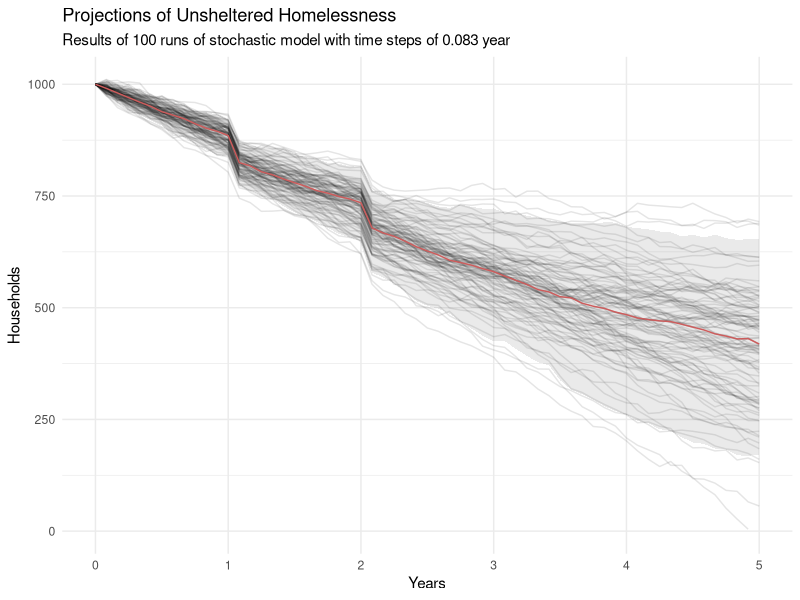

Reproduce this figure in R.
## Simple homeless system model
## Using stochastic differential equations

# Model contains four compartments
# U = unsheltered
# S = temporary shelter (e.g., emergency shelter, transitional housing)
# P = permanent housing (e.g., rapid rehousing, permanent supportive housing)
# O = other housing in the community
# Because S and P have fixed capacities, their inflows/outflows cancel out 
# (except for white noise, which is scaled according to the outflows from S and P).
# As a result, only the dynamics of system inflow and system outflow are modeled,
# with system outflow being proportional to the conditions of U, S, and P.
# White noise is added to these dynamics, scaled according to their flows.

# Model makes simplified assumptions about adding permanent housing units:
# - Lease up is happens within a single time step
# - Added permanent housing reduces unsheltered homelessness immediately
# - Utilization is 100%

rm(list = ls(all = TRUE))  # resets R to fresh

library(dplyr)
library(tidyr)
library(ggplot2)

set.seed(78324)
tend <- 5          # years to model
delta_t <- 1/12    # time steps
niter <- 100       # iterations of stochastic model
stochastic <- TRUE # TRUE for stochastic, FALSE for deterministic


#### Initial conditions ####
U_0 <- 1000 #unsheltered households
S_0 <- 150  #households in shelter/temporary housing
P_0 <- 350  #households in permanent housing within homelessness response system
O_0 <- 0    #households placed in other permanent housing (outside of system)

#### Additional units ####
# Added units are net changes at a point in time, not cumulative
s_new <- data.frame(units = 50, #new shelter units added
                    year = 2)
p_new <- data.frame(units = c(50,50), #new permanent housing units added
                    year = c(1,7)) #year new units are added

#### Model parameters ####

## Inflow
u_in <- 300 #fixed inflow rate per year

## Outflow 
# Rates of flow in years^{-1} (inverse of avg LOS)
u_out <- 365/180
s_out <- 365/90
p_out <- 365/720

# Percent of exits to other community housing
u_pct_o <- 0.1
s_pct_o <- 0.2
p_pct_o <- 0.6

# Final outflow rates
rate_u_o <- u_out * u_pct_o
rate_s_o <- s_out * s_pct_o
rate_p_o <- p_out * p_pct_o

## Fixed capacity compartments
# Inflow = Outflow, except for white noise
# Note that outflow is split between terms above and below
rate_s_in <- s_out
rate_p_in <- p_out
rate_s_x <- s_out - rate_s_o # portion of flow not already accounted for
rate_p_x <- p_out - rate_p_o # portion of flow not already accounted for


#### Stochastic Model ####
# Credit for approach and significant chunks of code to: Sherry Towers
# http://sherrytowers.com/2016/02/06/stochastic-compartmental-modelling-with-stochastic-differential-equations-2/

niter2 <- if(stochastic) niter else 1 # FALSE = only one iteration

zstate <- list()
i <- 1L
for (iter in 1:niter2){
  time <- 0
  vstate <- c(U_0, S_0, P_0, O_0)
  
  # State changes: http://sherrytowers.com/2016/01/02/stochastic-compartmental-modelling/#step2
  # First four state changes are the net inflow and outflow of the system
  # Second four state changes are for the white noise for fixed capacity resources
  K <- length(vstate)  # number of compartments
  J <- 8               # number of possible state changes
  lambda <- matrix(0,nrow=J,ncol=K)
  lambda[1,] <- c( 1, 0, 0, 0) # inflow into U
  lambda[2,] <- c(-1, 0, 0, 1) # (partial) outflow from U, drives net flow to O
  lambda[3,] <- c(-1,-1, 0, 1) # (partial) outflow from S, drives net flow to O
  lambda[4,] <- c(-1, 0,-1, 1) # (partial) outflow from P, drives net flow to O
  lambda[5,] <- c( 0, 1, 0, 0) # inflow into S
  lambda[6,] <- c( 0,-1, 0, 0) # (partial) outflow from S
  lambda[7,] <- c( 0, 0, 1, 0) # inflow into P
  lambda[8,] <- c( 0, 0,-1, 0) # (partial) outflow from P
  
  while(vstate[1] > 0 & time <= tend) {
    
    time <- round(time / delta_t, 0) * delta_t # fix rounding errors
    
    zstate[[i]] <- c(vstate, time, iter) # current state of system
    
    U <- vstate[1]
    S <- vstate[2]
    P <- vstate[3]
    O <- vstate[4]
    
    vec_p <- c(u_in, 
              rate_u_o*U,
              rate_s_o*S,
              rate_p_o*P,
              rate_s_in*S,
              rate_s_x*S,
              rate_p_in*P,
              rate_p_x*P)
    
    # G matrix for scaling white noise terms
    G_t <- lambda * sqrt(vec_p) # state changes * sqrt of flow rates
    G <- t(G_t)
    
    W <- rnorm(ncol(G)) * stochastic # TRUE coerced to 1, FALSE coerced to 0
    
    # Stochastic changes
    ## G contains square roots of flow rates (with signs representing state changes)
    ## W contains draws from Wiener process with mean = 0 and sd = 1
    ## Multiplying G * W scales the variance to approximate poisson process with lambda = flow rates
    ## sqrt(lambda) * norm(0, 1) ~= pois(lambda)
    
    delta_U <- delta_t*(u_in - (rate_u_o*U + rate_s_o*S + rate_p_o*P)) + sqrt(delta_t)*sum(G[1,]*W)
    delta_S <- 0                                                       + sqrt(delta_t)*sum(G[2,]*W)
    delta_P <- 0                                                       + sqrt(delta_t)*sum(G[3,]*W)
    delta_O <- delta_t*(rate_u_o*U + rate_s_o*S + rate_p_o*P)          + sqrt(delta_t)*sum(G[4,]*W)
    
    # Capacity change
    delta_S_cap <- max(0, s_new$units[s_new$year == time])
    delta_P_cap <- max(0, p_new$units[p_new$year == time])
    
    vstate[1] <- vstate[1] + delta_U - delta_S_cap - delta_P_cap
    vstate[2] <- vstate[2] + delta_S + delta_S_cap
    vstate[3] <- vstate[3] + delta_P + delta_P_cap 
    vstate[4] <- vstate[4] + delta_O 
    
    vstate[vstate<0] <- 0
    i <- i + 1
    time <- time + delta_t
  }
  cat("Iteration:", iter, niter, " ", time, vstate, "\n")
}

smodel <- data.frame(matrix(unlist(zstate), ncol = 6, byrow = TRUE))
colnames(smodel) <- c("U", "S", "P", "O", "time", "iter")

#### Plot results ####
subtitle <- if(stochastic) {
  paste("Results of", niter, "runs of stochastic model with time steps of", round(delta_t,3), "year")
} else { paste("Results of deterministic model with time steps of", round(delta_t,3), "year")}
alpha <- if(stochastic) 0.1 else 1

ci <- smodel %>%
  group_by(time) %>%
  summarize(lwr = quantile(U, .025)[[1]],
            med = median(U),
            upr = quantile(U, .975)[[1]])

p <- ggplot(smodel, aes(x = time, y = U, group = iter)) +
  geom_line(alpha = alpha) +
  scale_x_continuous(breaks = seq(0, 10, 1)) +
  expand_limits(y = 0) +
  labs(title = "Projections of Unsheltered Homelessness",
       subtitle = subtitle,
       x = "Years",
       y = "Households") +
  theme_minimal() +
  theme(panel.grid.minor.x = element_blank())

if(stochastic) {
  p +
    geom_ribbon(data = ci, aes(ymin = lwr, ymax = upr), alpha = alpha) +
    geom_line(data = ci, aes(y = med), color = "indianred")
} else {p}
